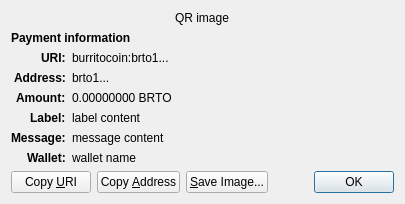
<?xml version="1.0" encoding="UTF-8"?>
<ui version="4.0">
 <class>ReceiveRequestDialog</class>
 <widget class="QDialog" name="ReceiveRequestDialog">
  <property name="geometry">
   <rect>
    <x>0</x>
    <y>0</y>
    <width>413</width>
    <height>229</height>
   </rect>
  </property>
  <property name="windowTitle">
   <string>Request payment to ...</string>
  </property>
  <layout class="QGridLayout" name="gridLayout" columnstretch="0,1">
   <property name="sizeConstraint">
    <enum>QLayout::SetFixedSize</enum>
   </property>
   <item row="0" column="0" colspan="2" alignment="Qt::AlignHCenter">
    <widget class="QRImageWidget" name="qr_code">
     <property name="text">
      <string notr="true">QR image</string>
     </property>
     <property name="textInteractionFlags">
      <set>Qt::NoTextInteraction</set>
     </property>
    </widget>
   </item>
   <item row="1" column="0" colspan="2">
    <widget class="QLabel" name="payment_header">
     <property name="font">
      <font>
       <weight>75</weight>
       <bold>true</bold>
      </font>
     </property>
     <property name="text">
      <string>Payment information</string>
     </property>
     <property name="textInteractionFlags">
      <set>Qt::NoTextInteraction</set>
     </property>
    </widget>
   </item>
   <item row="2" column="0" alignment="Qt::AlignRight|Qt::AlignTop">
    <widget class="QLabel" name="uri_tag">
     <property name="font">
      <font>
       <weight>75</weight>
       <bold>true</bold>
      </font>
     </property>
     <property name="text">
      <string notr="true">URI:</string>
     </property>
     <property name="textFormat">
      <enum>Qt::PlainText</enum>
     </property>
     <property name="textInteractionFlags">
      <set>Qt::NoTextInteraction</set>
     </property>
    </widget>
   </item>
   <item row="2" column="1" alignment="Qt::AlignTop">
    <widget class="QLabel" name="uri_content">
     <property name="text">
      <string notr="true">burritocoin:brto1...</string>
     </property>
     <property name="textFormat">
      <enum>Qt::RichText</enum>
     </property>
     <property name="wordWrap">
      <bool>true</bool>
     </property>
     <property name="textInteractionFlags">
      <set>Qt::TextSelectableByMouse</set>
     </property>
    </widget>
   </item>
   <item row="3" column="0" alignment="Qt::AlignRight|Qt::AlignTop">
    <widget class="QLabel" name="address_tag">
     <property name="font">
      <font>
       <weight>75</weight>
       <bold>true</bold>
      </font>
     </property>
     <property name="text">
      <string>Address:</string>
     </property>
     <property name="textInteractionFlags">
      <set>Qt::NoTextInteraction</set>
     </property>
    </widget>
   </item>
   <item row="3" column="1" alignment="Qt::AlignTop">
    <widget class="QLabel" name="address_content">
     <property name="text">
      <string notr="true">brto1...</string>
     </property>
     <property name="textFormat">
      <enum>Qt::PlainText</enum>
     </property>
     <property name="textInteractionFlags">
      <set>Qt::TextSelectableByMouse</set>
     </property>
    </widget>
   </item>
   <item row="4" column="0" alignment="Qt::AlignRight|Qt::AlignTop">
    <widget class="QLabel" name="amount_tag">
     <property name="font">
      <font>
       <weight>75</weight>
       <bold>true</bold>
      </font>
     </property>
     <property name="text">
      <string>Amount:</string>
     </property>
     <property name="textInteractionFlags">
      <set>Qt::NoTextInteraction</set>
     </property>
    </widget>
   </item>
   <item row="4" column="1" alignment="Qt::AlignTop">
    <widget class="QLabel" name="amount_content">
     <property name="text">
      <string notr="true">0.00000000 BRTO</string>
     </property>
     <property name="textFormat">
      <enum>Qt::PlainText</enum>
     </property>
     <property name="textInteractionFlags">
      <set>Qt::TextSelectableByMouse</set>
     </property>
    </widget>
   </item>
   <item row="5" column="0" alignment="Qt::AlignRight|Qt::AlignTop">
    <widget class="QLabel" name="label_tag">
     <property name="font">
      <font>
       <weight>75</weight>
       <bold>true</bold>
      </font>
     </property>
     <property name="text">
      <string>Label:</string>
     </property>
     <property name="textInteractionFlags">
      <set>Qt::NoTextInteraction</set>
     </property>
    </widget>
   </item>
   <item row="5" column="1" alignment="Qt::AlignTop">
    <widget class="QLabel" name="label_content">
     <property name="text">
      <string notr="true">label content</string>
     </property>
     <property name="textFormat">
      <enum>Qt::PlainText</enum>
     </property>
     <property name="wordWrap">
      <bool>true</bool>
     </property>
     <property name="textInteractionFlags">
      <set>Qt::TextSelectableByMouse</set>
     </property>
    </widget>
   </item>
   <item row="6" column="0" alignment="Qt::AlignRight|Qt::AlignTop">
    <widget class="QLabel" name="message_tag">
     <property name="font">
      <font>
       <weight>75</weight>
       <bold>true</bold>
      </font>
     </property>
     <property name="text">
      <string>Message:</string>
     </property>
     <property name="textInteractionFlags">
      <set>Qt::NoTextInteraction</set>
     </property>
    </widget>
   </item>
   <item row="6" column="1" alignment="Qt::AlignTop">
    <widget class="QLabel" name="message_content">
     <property name="text">
      <string notr="true">message content</string>
     </property>
     <property name="textFormat">
      <enum>Qt::PlainText</enum>
     </property>
     <property name="wordWrap">
      <bool>true</bool>
     </property>
     <property name="textInteractionFlags">
      <set>Qt::TextSelectableByMouse</set>
     </property>
    </widget>
   </item>
   <item row="7" column="0" alignment="Qt::AlignRight|Qt::AlignTop">
    <widget class="QLabel" name="wallet_tag">
     <property name="font">
      <font>
       <weight>75</weight>
       <bold>true</bold>
      </font>
     </property>
     <property name="text">
      <string>Wallet:</string>
     </property>
     <property name="textInteractionFlags">
      <set>Qt::NoTextInteraction</set>
     </property>
    </widget>
   </item>
   <item row="7" column="1" alignment="Qt::AlignTop">
    <widget class="QLabel" name="wallet_content">
     <property name="text">
      <string notr="true">wallet name</string>
     </property>
     <property name="textFormat">
      <enum>Qt::PlainText</enum>
     </property>
     <property name="wordWrap">
      <bool>true</bool>
     </property>
     <property name="textInteractionFlags">
      <set>Qt::TextSelectableByMouse</set>
     </property>
    </widget>
   </item>
   <item row="8" column="0" colspan="2">
    <layout class="QHBoxLayout" name="horizontalLayout">
     <item>
      <widget class="QPushButton" name="btnCopyURI">
       <property name="text">
        <string>Copy &amp;URI</string>
       </property>
       <property name="autoDefault">
        <bool>false</bool>
       </property>
      </widget>
     </item>
     <item>
      <widget class="QPushButton" name="btnCopyAddress">
       <property name="text">
        <string>Copy &amp;Address</string>
       </property>
       <property name="autoDefault">
        <bool>false</bool>
       </property>
      </widget>
     </item>
     <item>
      <widget class="QPushButton" name="btnSaveAs">
       <property name="text">
        <string>&amp;Save Image...</string>
       </property>
       <property name="autoDefault">
        <bool>false</bool>
       </property>
      </widget>
     </item>
     <item>
      <spacer name="horizontalSpacer_2">
       <property name="orientation">
        <enum>Qt::Horizontal</enum>
       </property>
       <property name="sizeHint" stdset="0">
        <size>
         <width>40</width>
         <height>20</height>
        </size>
       </property>
      </spacer>
     </item>
     <item>
      <widget class="QDialogButtonBox" name="buttonBox">
       <property name="focusPolicy">
        <enum>Qt::StrongFocus</enum>
       </property>
       <property name="standardButtons">
        <set>QDialogButtonBox::Ok</set>
       </property>
      </widget>
     </item>
    </layout>
   </item>
  </layout>
 </widget>
 <customwidgets>
  <customwidget>
   <class>QRImageWidget</class>
   <extends>QLabel</extends>
   <header>qt/qrimagewidget.h</header>
  </customwidget>
 </customwidgets>
 <tabstops>
  <tabstop>buttonBox</tabstop>
  <tabstop>btnCopyURI</tabstop>
  <tabstop>btnCopyAddress</tabstop>
  <tabstop>btnSaveAs</tabstop>
 </tabstops>
 <resources/>
 <connections>
  <connection>
   <sender>buttonBox</sender>
   <signal>accepted()</signal>
   <receiver>ReceiveRequestDialog</receiver>
   <slot>accept()</slot>
   <hints>
    <hint type="sourcelabel">
     <x>135</x>
     <y>230</y>
    </hint>
    <hint type="destinationlabel">
     <x>135</x>
     <y>126</y>
    </hint>
   </hints>
  </connection>
 </connections>
</ui>
